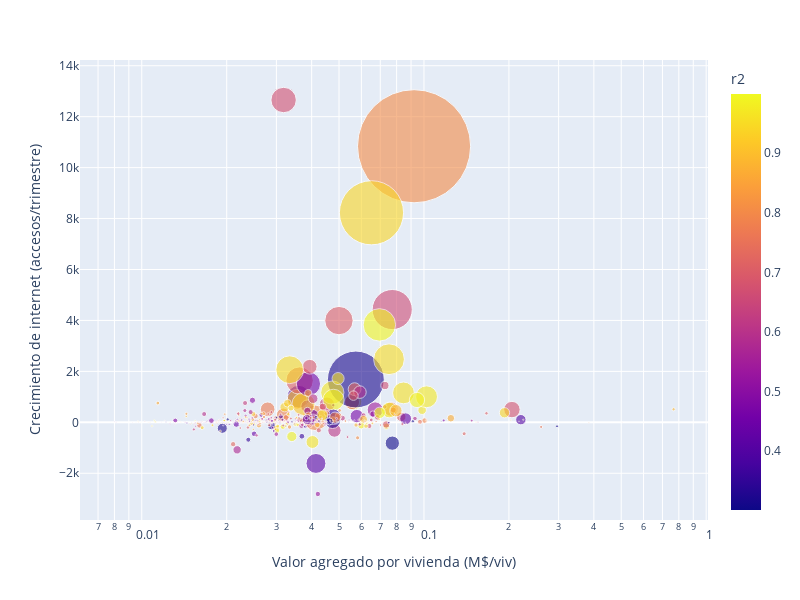

Notebook cell for this chart:
### Markdown cell above
Primero miramos dependencia del crecimiento respecto al valor agregado por vivienda.

### Code cell
fig=px.scatter(dfmpc, x="vapc", y="slope",size="meanacc",hover_name="mpio",color="r2",size_max=80,opacity=0.6,log_x=True,log_y=False,width=800,height=600,template="plotly",labels={"slope": "Crecimiento de internet (accesos/trimestre)","vapc": "Valor agregado por vivienda (M$/viv)"})

fig.show()
fig.write_image("grafs/internet_crecimiento_vagrperviv.png")

### Figure 1 — Plotly figure (JSON) as saved in the notebook; plotly's stock layout.template omitted (floating-point values rounded to 4 significant figures; data arrays with more than 128 entries replaced by an {"elided": "..."} marker saying what was removed)
{"data": [{"hovertemplate": "<b>%{hovertext}</b><br><br>Valor agregado por vivienda (M$/viv)=%{x}<br>Crecimiento de internet (accesos/trimestre)=%{y}<br>meanacc=%{marker.size}<br>r2=%{marker.color}<extra></extra>", "hovertext": {"elided": "744 str values"}, "legendgroup": "", "marker": {"color": {"elided": "744 float values"}, "coloraxis": "coloraxis", "opacity": 0.6, "size": {"elided": "744 float values"}, "sizemode": "area", "sizeref": 337.8, "symbol": "circle"}, "mode": "markers", "name": "", "orientation": "v", "showlegend": false, "x": {"elided": "744 float values"}, "xaxis": "x", "y": {"elided": "744 float values"}, "yaxis": "y", "type": "scatter"}], "layout": {"xaxis": {"anchor": "y", "domain": [0.0, 1.0], "title": {"text": "Valor agregado por vivienda (M$/viv)"}, "type": "log"}, "yaxis": {"anchor": "x", "domain": [0.0, 1.0], "title": {"text": "Crecimiento de internet (accesos/trimestre)"}}, "coloraxis": {"colorbar": {"title": {"text": "r2"}}, "colorscale": [[0.0, "#0d0887"], [0.1111, "#46039f"], [0.2222, "#7201a8"], [0.3333, "#9c179e"], [0.4444, "#bd3786"], [0.5556, "#d8576b"], [0.6667, "#ed7953"], [0.7778, "#fb9f3a"], [0.8889, "#fdca26"], [1.0, "#f0f921"]]}, "legend": {"tracegroupgap": 0, "itemsizing": "constant"}, "margin": {"t": 60}, "height": 600, "width": 800}}
